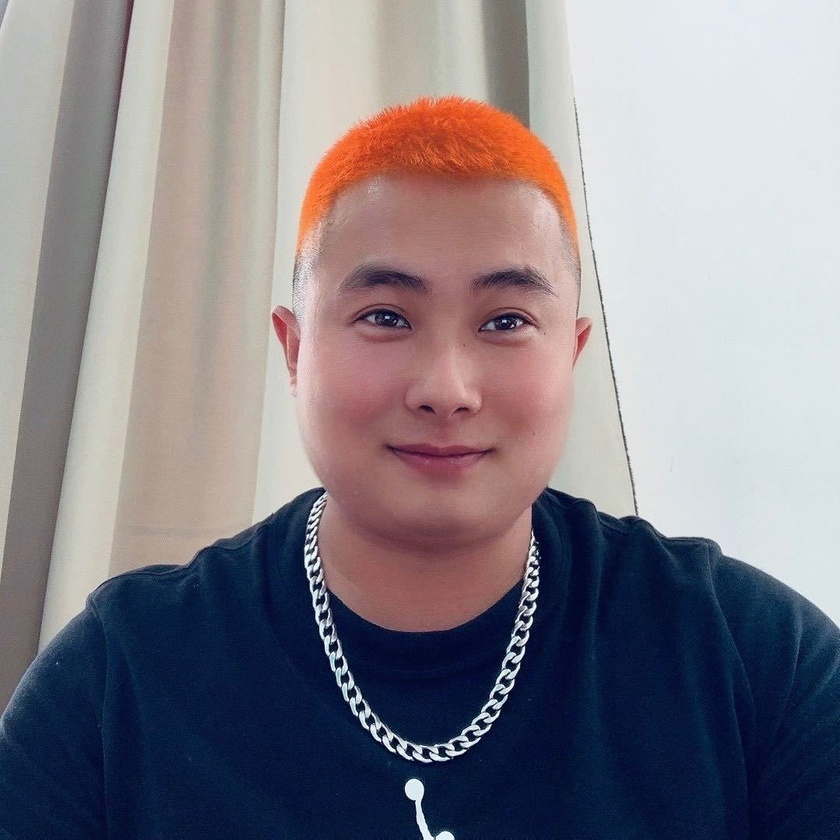
#> input picture Practice_Code/CV_Class/fourth_day/test.jpg, 840 x 840 px, shrunk from 1079 x 1080 before the run
$ python '形态学膨胀+腐蚀.py'
#> lines starting #> are read from the running program, lines starting #| are printed output that depends on the picture; after the words box and inside, x2 and y2 are one past the last pixel; in counts of white or black regions, pixels touching at a corner belong together
import cv2

import numpy as np

img = cv2.imread("test.jpg")
#> img is the input picture: shape (840, 840, 3); mean B, G, R 135.1, 127.6, 133.1

#灰度化
gray = cv2.cvtColor(img,cv2.COLOR_BGR2GRAY)
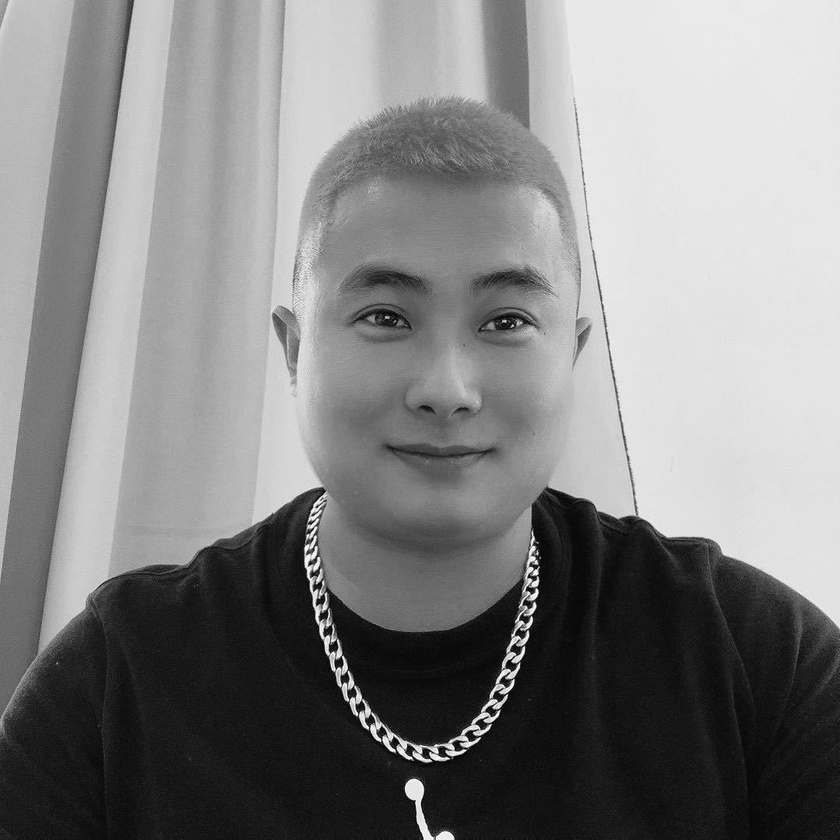
#> gray: shape (840, 840); min 2, max 255, mean 130.1

#二值化
ret,binary = cv2.threshold(gray,127,255,cv2.THRESH_BINARY)
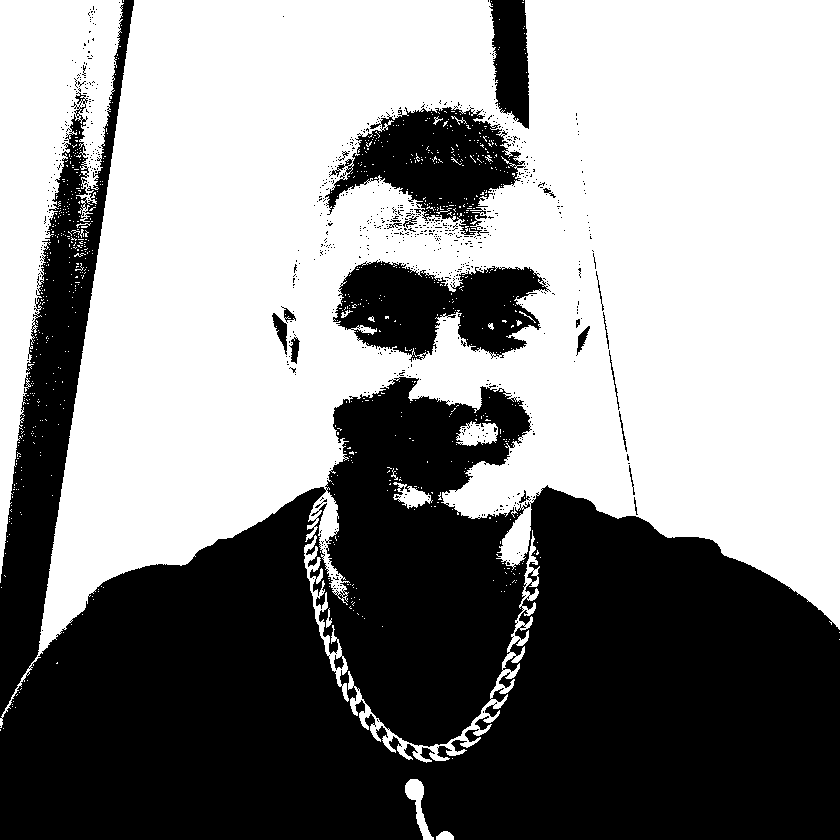
#> binary: shape (840, 840); 55.5% white; 805 black regions (784 under 20 px), largest, box (x1, y1, x2, y2) and area: (0, 0, 840, 840) 281268, (333, 260, 551, 362) 13360, (325, 106, 526, 236) 12781
#卷积核
kernel = np.ones((5,5),np.uint8)

#腐蚀
erosion = cv2.erode(gray,kernel,iterations =1)
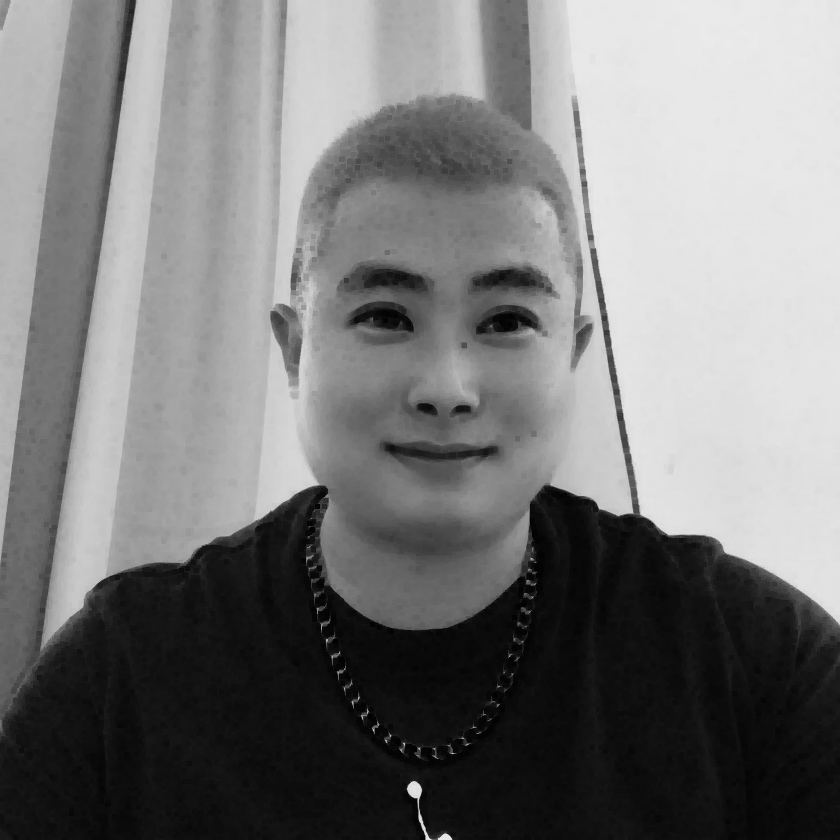
#> erosion: shape (840, 840); min 2, max 234, mean 120.9

#膨胀
dilation = cv2.dilate(gray,kernel,iterations =1)
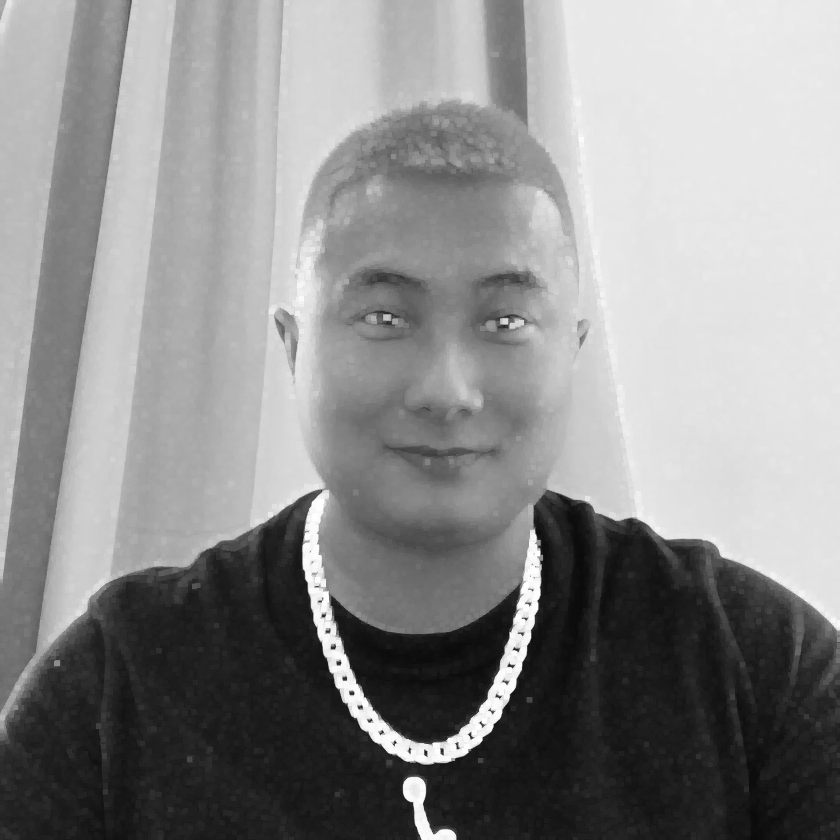
#> dilation: shape (840, 840); min 10, max 255, mean 139.6

cv2.imshow("Binary",binary)
cv2.imshow("Erosion",erosion)
cv2.imshow("Dilation",dilation)

cv2.waitKey(0)
cv2.destroyAllWindows()
